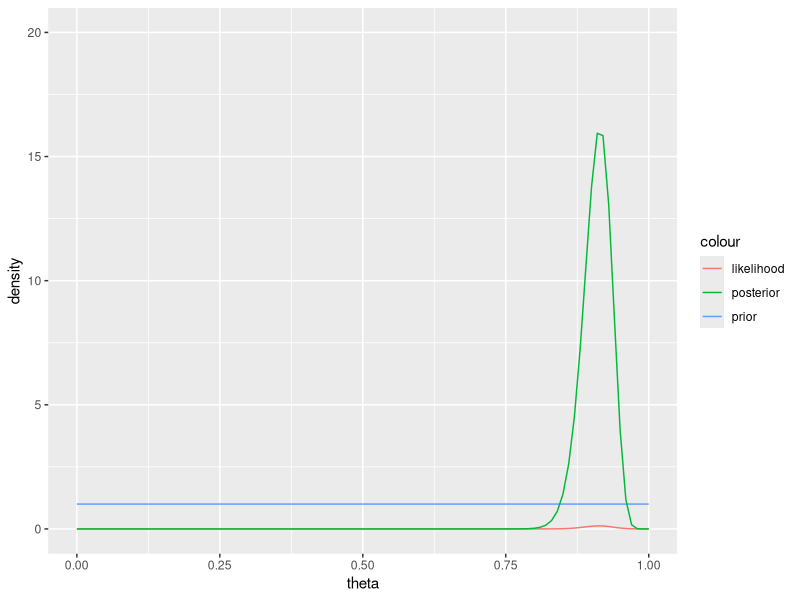
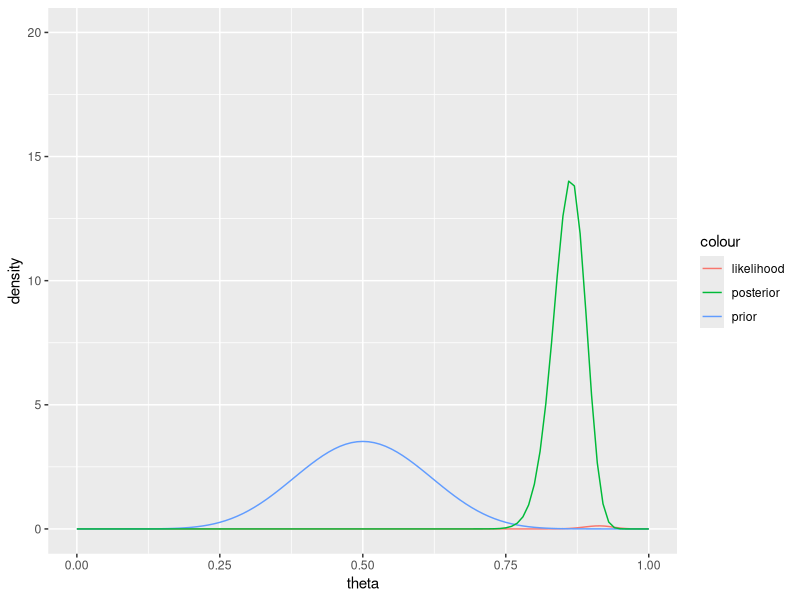

R code for these plots, in order:
## ---- chunk 1
p=c(0.025,0.975)
qbeta(p = p, shape1 = 119, shape2 = 12)
## ---- chunk 2
#| message: false
#| warning: false
library(tidyverse)
## ---- chunk 3
#| warning: false
colors=c("prior"="blue","posterior"="green","likelihood"="red")
success=0:129
l=data.frame(x=success/129,y=dbinom(success,129,0.91))
ggplot(l,aes(x=x,y=y))+geom_line(aes(col="likelihood"))+ylim(0,20)+xlim(0,1)+
  geom_function(fun = dunif,aes(col="prior"))+
  geom_function(fun=dbeta,args=list(shape1=119,shape2=12),aes(col="posterior"))+
  labs(x="theta",y="density")
## ---- chunk 4
#| warning: false
colors=c("prior"="blue","posterior"="green","likelihood"="red")
success=0:129
l=data.frame(x=success/129,y=dbinom(success,129,0.91))
ggplot(l,aes(x=x,y=y))+geom_line(aes(col="likelihood"))+ylim(0,20)+xlim(0,1)+
  geom_function(fun = dbeta,args=list(shape1=10,shape2=10),aes(col="prior"))+
  geom_function(fun=dbeta,args=list(shape1=128,shape2=21),aes(col="posterior"))+
  labs(x="theta",y="density")
